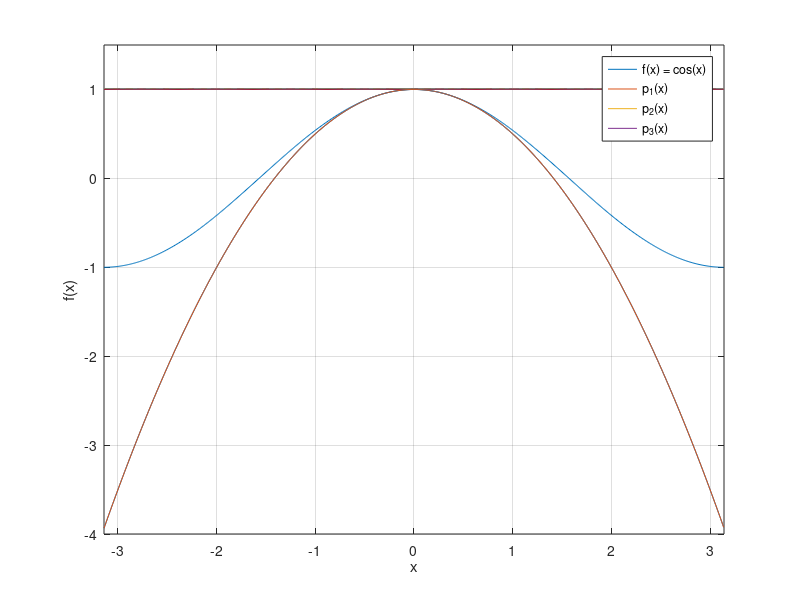

Write MATLAB code to recreate this figure.
clear all; close all; clc;

x = -pi:0.01:pi;

fx = cos(x);
p1 = ones(length(x));
p2 = 1 - x.*x/2 ;
p3 = 1 - x.*x/2 ;

figure(1);
plot(x, fx, x, p1, x, p2, x, p3);
grid; xlabel('x'); ylabel('f(x)');
xlim([-pi,pi]);ylim([-4,1.5])
legend('f(x) = cos(x)', 'p_1(x)', 'p_2(x)', 'p_3(x)');